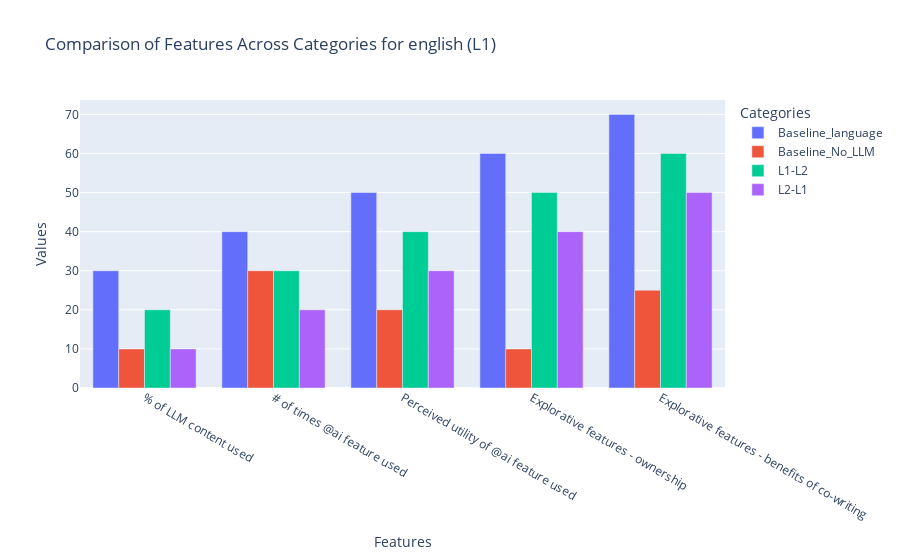

Notebook source saved alongside this figure:
### Code cell
import plotly.graph_objects as go

# Sample data for each feature and category
features = [
    "% of LLM content used",
    "# of times @ai feature used",
    "Perceived utility of @ai feature used",
    "Explorative features - ownership",
    "Explorative features - benefits of co-writing"
]

baseline = [30, 40, 50, 60, 70]   # Sample data for baseline
l1_l2 = [20, 30, 40, 50, 60]      # Sample data for l1-l2
l2_l1 = [10, 20, 30, 40, 50]      # Sample data for l2-l1
no_llm = [10, 30, 20, 10, 25]
# Creating the bar plot
fig = go.Figure()

fig.add_trace(go.Bar(
    x=features,
    y=baseline,
    name='Baseline_language'
))
fig.add_trace(go.Bar(
    x=features,
    y=no_llm,
    name='Baseline_No_LLM'
))

fig.add_trace(go.Bar(
    x=features,
    y=l1_l2,
    name='L1-L2'
))

fig.add_trace(go.Bar(
    x=features,
    y=l2_l1,
    name='L2-L1'
))


# Updating layout
fig.update_layout(
    title='Comparison of Features Across Categories for english (L1)',
    xaxis_title='Features',
    yaxis_title='Values',
    barmode='group',
    legend_title='Categories'
)

fig.show()

### Figure 1 — Plotly figure (JSON) as saved in the notebook; plotly's stock layout.template omitted (floating-point values rounded to 4 significant figures)
{"data": [{"name": "Baseline_language", "type": "bar", "x": ["% of LLM content used", "# of times @ai feature used", "Perceived utility of @ai feature used", "Explorative features - ownership", "Explorative features - benefits of co-writing"], "y": [30, 40, 50, 60, 70]}, {"name": "Baseline_No_LLM", "type": "bar", "x": ["% of LLM content used", "# of times @ai feature used", "Perceived utility of @ai feature used", "Explorative features - ownership", "Explorative features - benefits of co-writing"], "y": [10, 30, 20, 10, 25]}, {"name": "L1-L2", "type": "bar", "x": ["% of LLM content used", "# of times @ai feature used", "Perceived utility of @ai feature used", "Explorative features - ownership", "Explorative features - benefits of co-writing"], "y": [20, 30, 40, 50, 60]}, {"name": "L2-L1", "type": "bar", "x": ["% of LLM content used", "# of times @ai feature used", "Perceived utility of @ai feature used", "Explorative features - ownership", "Explorative features - benefits of co-writing"], "y": [10, 20, 30, 40, 50]}], "layout": {"barmode": "group", "legend": {"title": {"text": "Categories"}}, "title": {"text": "Comparison of Features Across Categories for english (L1)"}, "xaxis": {"title": {"text": "Features"}}, "yaxis": {"title": {"text": "Values"}}}}
